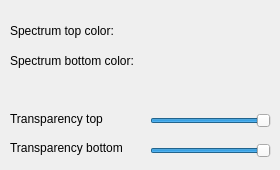
          <widget class="QWidget" name="page">
           <widget class="QLabel" name="label_106">
            <property name="geometry">
             <rect>
              <x>10</x>
              <y>140</y>
              <width>141</width>
              <height>16</height>
             </rect>
            </property>
            <property name="text">
             <string>Transparency bottom</string>
            </property>
           </widget>
           <widget class="QWidget" name="WdgGradTopColor" native="true">
            <property name="geometry">
             <rect>
              <x>150</x>
              <y>18</y>
              <width>50</width>
              <height>25</height>
             </rect>
            </property>
           </widget>
           <widget class="QSlider" name="slSpGradBrightness">
            <property name="geometry">
             <rect>
              <x>150</x>
              <y>140</y>
              <width>121</width>
              <height>21</height>
             </rect>
            </property>
            <property name="maximum">
             <number>255</number>
            </property>
            <property name="value">
             <number>255</number>
            </property>
            <property name="orientation">
             <enum>Qt::Horizontal</enum>
            </property>
           </widget>
           <widget class="QSlider" name="slSpGradSaturation">
            <property name="geometry">
             <rect>
              <x>150</x>
              <y>110</y>
              <width>121</width>
              <height>21</height>
             </rect>
            </property>
            <property name="maximum">
             <number>255</number>
            </property>
            <property name="value">
             <number>255</number>
            </property>
            <property name="orientation">
             <enum>Qt::Horizontal</enum>
            </property>
           </widget>
           <widget class="QWidget" name="WdgGradBotColor" native="true">
            <property name="geometry">
             <rect>
              <x>150</x>
              <y>50</y>
              <width>50</width>
              <height>25</height>
             </rect>
            </property>
           </widget>
           <widget class="QLabel" name="label_103">
            <property name="geometry">
             <rect>
              <x>10</x>
              <y>23</y>
              <width>131</width>
              <height>16</height>
             </rect>
            </property>
            <property name="text">
             <string>Spectrum top color:</string>
            </property>
           </widget>
           <widget class="QLabel" name="label_105">
            <property name="geometry">
             <rect>
              <x>10</x>
              <y>111</y>
              <width>141</width>
              <height>16</height>
             </rect>
            </property>
            <property name="text">
             <string>Transparency top</string>
            </property>
           </widget>
           <widget class="QLabel" name="label_104">
            <property name="geometry">
             <rect>
              <x>10</x>
              <y>53</y>
              <width>141</width>
              <height>16</height>
             </rect>
            </property>
            <property name="text">
             <string>Spectrum bottom color:</string>
            </property>
           </widget>
          </widget>
